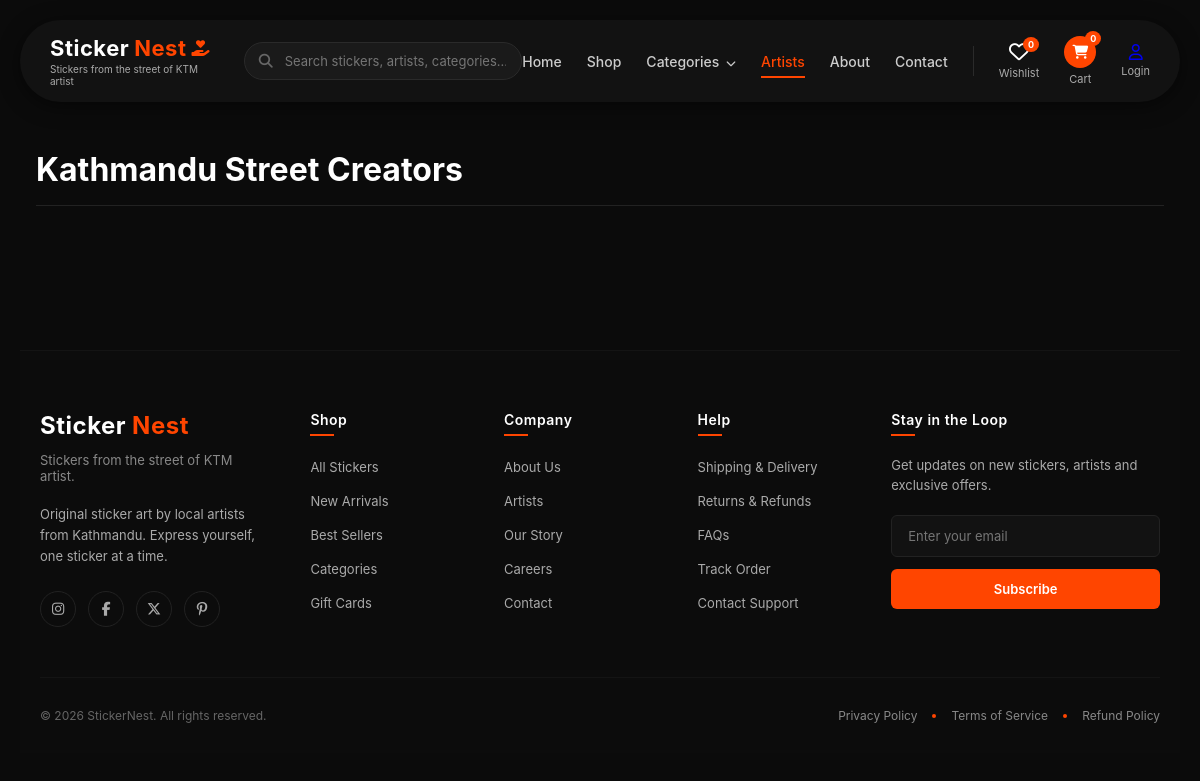
/artists, run on an earlier commit of the app's database.
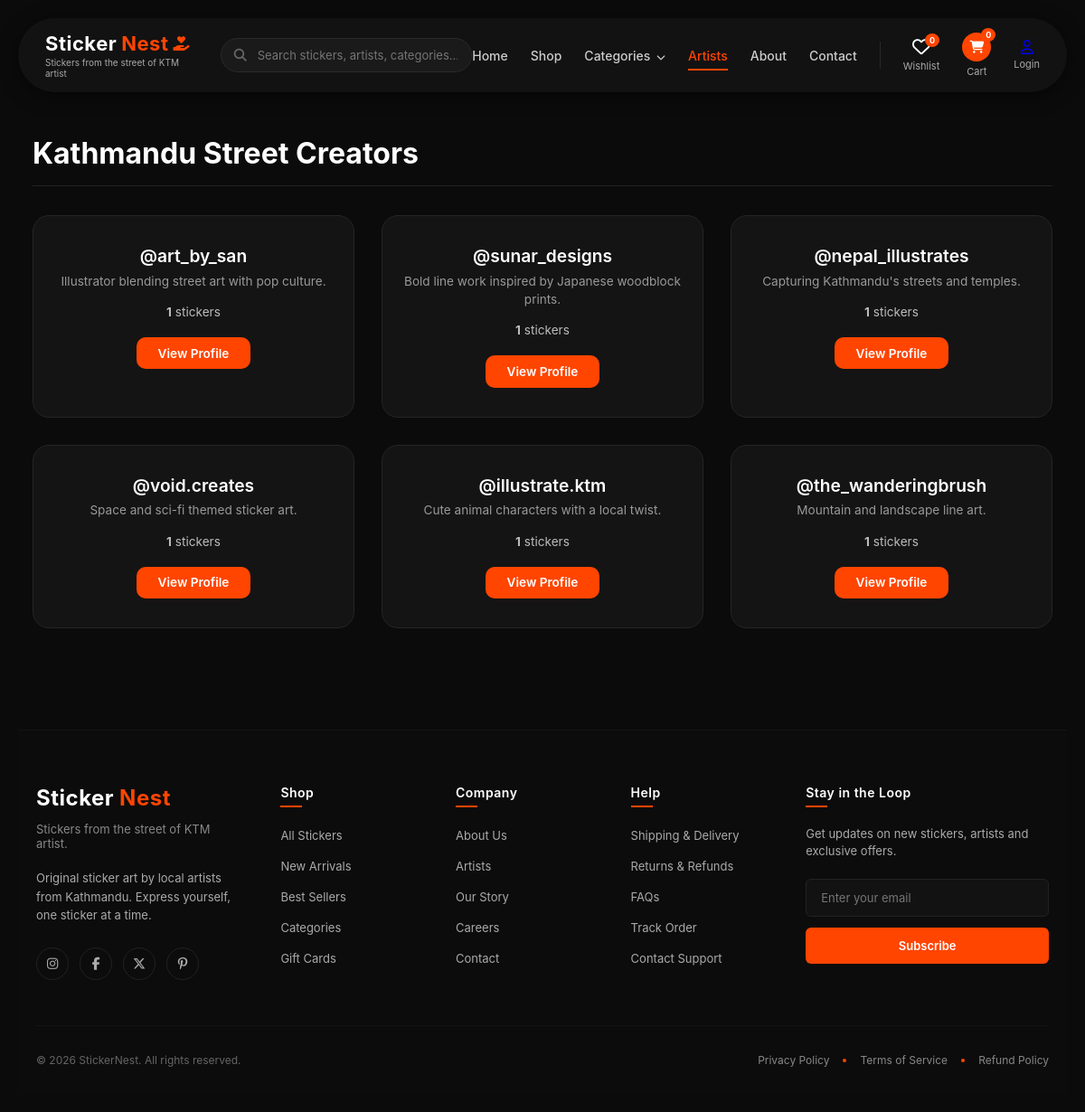
And on a later commit of the database.
### models.py (models this page shows)
class Artist(db.Model):
    id = db.Column(db.Integer, primary_key=True)
    name = db.Column(db.String(100), nullable=False)
    handle = db.Column(db.String(100))
    bio = db.Column(db.String(300))
    avatar = db.Column(db.String(200))
    stickers = db.relationship('Sticker', backref='artist', lazy=True)

### app.py (the view)
@app.route("/artists")
def artists():
    artist_list = Artist.query.all()
    return render_template("artists.html", artists=artist_list)

### app.py (called while the page is built)
@app.context_processor
def inject_categories():
    return dict(nav_categories=Category.query.all())

### templates/artists.html (shortened to what this page needs)
{% extends 'base.html' %}
{% block extra_css %}
<link rel="stylesheet" href="{{ url_for('static', filename='css/cards.css') }}">
<link rel="stylesheet" href="{{ url_for('static', filename='css/artists.css') }}">
{% endblock %}
{% block content %}
<main class="page-wrapper">
  <section class="artists-section">
    <div class="section-header">
      <h2 class="section-title">Kathmandu Street Creators</h2>
    </div>
    <div class="artists-grid">
      {% for artist in artists %}
      <div class="artist-card">
  <div class="artist-meta">
    <h3 class="artist-name">{{ artist.handle }}</h3>
    <p class="artist-bio">{{ artist.bio }}</p>
    <div class="artist-stats">
      <span class="stat-item"><strong>{{ artist.stickers | length }}</strong> stickers</span>
    </div>
    <a href="#" class="view-profile-btn">View Profile</a>
  </div>
</div>
       {% endfor %}
    </div>
  </section>
</main>
{% endblock %}

### templates/base.html (shortened to what this page needs)
<!DOCTYPE html>
<html lang="en">
<head>
    <link rel="stylesheet" href="https://cdnjs.cloudflare.com/ajax/libs/font-awesome/6.7.2/css/all.min.css">
    <link rel="stylesheet" href="{{ url_for('static', filename='css/style.css') }}">
    <link rel="stylesheet" href="{{ url_for('static', filename='css/nav.css') }}">
    <link rel="stylesheet" href="{{ url_for('static', filename='css/footer.css') }}">
    <link rel="stylesheet" href="{{ url_for('static', filename='css/flash.css') }}">
    {% block extra_css %}{% endblock %}
</head>
<body>
    {% include 'components/navbar.html' %}
    <main>
        {% block content %}{% endblock %}
    </main>
    {% include 'components/footer.html' %}
</body>

### templates/components/navbar.html (shortened to what this page needs)
<section class="header">
  <header class="navbar">
    <div class="nav-logo">
      <div class="logo-text">
        Sticker<span>Nest</span>
        <i class="fa-solid fa-hand-holding-heart logo-icon"></i>
      </div>
      <div class="logo-subtext">Stickers from the street of KTM artist</div>
    </div>
    <form class="nav-search" action="{{ url_for('search') }}" method="GET">
      <i class="fa-solid fa-magnifying-glass search-icon"></i>
      <input type="text" name="q" placeholder="Search stickers, artists, categories...">
    </form>
    <nav class="nav-links">
      <a href="{{ url_for('home') }}" class="nav-item {{ 'active' if request.endpoint == 'home' }}">Home</a>
      <a href="{{ url_for('shop') }}" class="nav-item {{ 'active' if request.endpoint == 'shop' and not request.args.get('category') }}">Shop</a>
      <div class="nav-item dropdown {{ 'active' if request.args.get('category') }}">
        <span>Categories <i class="fa-solid fa-chevron-down dropdown-arrow"></i></span>
      </div>
      <a href="{{ url_for('artists') }}" class="nav-item {{ 'active' if request.endpoint == 'artists' }}">Artists</a>
      <a href="{{ url_for('about') }}" class="nav-item {{ 'active' if request.endpoint == 'about' }}">About</a>
      <a href="{{ url_for('contact') }}" class="nav-item {{ 'active' if request.endpoint == 'contact' }}">Contact</a>
    </nav>
    <div class="nav-actions">
      <div class="action-item" id="wishlist-btn">
        <div class="icon-wrapper">
          <i class="fa-regular fa-heart"></i>
          <span class="badge">0</span>
        </div>
        <span class="action-label">Wishlist</span>
      </div>
      <div class="action-item" id="cart-btn">
        <div class="icon-wrapper cart-icon-bg">
          <i class="fa-solid fa-cart-shopping"></i>
          <span class="badge">0</span>
        </div>
        <span class="action-label">Cart</span>
      </div>
        {% if session.get("user_id") %}
    <span class="action-label">Hi, {{ session.get("user_name") }}</span>
    <a href="{{ url_for('logout') }}" class="action-item">
        <i class="fa-solid fa-right-from-bracket"></i>
        <span class="action-label">Logout</span>
    </a>
{% else %}
    <a href="{{ url_for('login') }}" class="action-item">
        <i class="fa-regular fa-user"></i>
        <span class="action-label">Login</span>
    </a>
{% endif %}
    </div>
  </header>
</section>

### templates/components/footer.html (shortened to what this page needs)
<footer class="main-footer">
  <div class="footer-container">
    <div class="footer-top">
      <div class="footer-col brand-col">
        <div class="footer-logo">
          Sticker<span>Nest</span>
        </div>
        <p class="brand-subtext">Stickers from the street of KTM artist.</p>
        <p class="brand-desc">Original sticker art by local artists from Kathmandu. Express yourself, one sticker at a time.</p>
        <div class="social-links">
          <a href="#" aria-label="Instagram"><i class="fa-brands fa-instagram"></i></a>
          <a href="#" aria-label="Facebook"><i class="fa-brands fa-facebook-f"></i></a>
          <a href="#" aria-label="Twitter"><i class="fa-brands fa-x-twitter"></i></a>
          <a href="#" aria-label="Pinterest"><i class="fa-brands fa-pinterest-p"></i></a>
        </div>
      </div>
      <div class="footer-col">
        <h3 class="col-title">Shop</h3>
        <ul class="col-links">
          <li><a href="{{ url_for('shop') }}">All Stickers</a></li>
          <li><a href="#">New Arrivals</a></li>
          <li><a href="#">Best Sellers</a></li>
          <li><a href="#">Categories</a></li>
          <li><a href="#">Gift Cards</a></li>
        </ul>
      </div>
      <div class="footer-col">
        <h3 class="col-title">Company</h3>
        <ul class="col-links">
          <li><a href="{{ url_for('about') }}">About Us</a></li>
          <li><a href="{{ url_for('artists') }}">Artists</a></li>
          <li><a href="#">Our Story</a></li>
          <li><a href="#">Careers</a></li>
          <li><a href="{{ url_for('contact') }}">Contact</a></li>
        </ul>
      </div>
      <div class="footer-col">
        <h3 class="col-title">Help</h3>
        <ul class="col-links">
          <li><a href="#">Shipping & Delivery</a></li>
          <li><a href="#">Returns & Refunds</a></li>
          <li><a href="#">FAQs</a></li>
          <li><a href="#">Track Order</a></li>
          <li><a href="#">Contact Support</a></li>
        </ul>
      </div>
      <div class="footer-col newsletter-col">
        <h3 class="col-title">Stay in the Loop</h3>
        <p class="newsletter-text">Get updates on new stickers, artists and exclusive offers.</p>
        <form class="subscribe-form" id="newsletter-form">
          <input type="email" placeholder="Enter your email" required id="newsletter-input">
          <button type="submit" class="btn-subscribe">Subscribe</button>
        </form>
      </div>
    </div>
    <div class="footer-bottom">
      <p class="copyright-text">&copy; 2026 StickerNest. All rights reserved.</p>
      <div class="legal-links">
        <a href="#">Privacy Policy</a>
        <span class="dot-separator"></span>
        <a href="#">Terms of Service</a>
        <span class="dot-separator"></span>
        <a href="#">Refund Policy</a>
      </div>
    </div>
  </div>
</footer>

### static/css/style.css (style rules this page uses)
* { margin: 0; padding: 0; box-sizing: border-box; font-family: 'Segoe UI', Tahoma, Geneva, Verdana, sans-serif; }
:root { --color-bg: #0b0b0b; --color-card-bg: #141414; --color-border: #252525; --color-accent: #ff4500; --color-accent-hover: #ff6b35; --color-text: #ffffff; --color-text-muted: #999999; }
body { background-color: var(--color-bg); padding: 20px; color: var(--color-text); }
a { text-decoration: none; }

### static/css/nav.css (style rules this page uses)
.navbar { display: flex; align-items: center; justify-content: space-between; background-color: #121212; padding: 15px 30px; border-radius: 50px; color: #ffffff; box-shadow: 0 4px 20px rgba(0, 0, 0, 0.5); }
.nav-logo { display: flex; flex-direction: column; }
.logo-text { font-size: 22px; font-weight: 700; letter-spacing: 0.5px; display: flex; align-items: center; gap: 5px; }
.logo-text span { color: #ff4500; }
.logo-icon { color: #ff4500; font-size: 16px; }
.logo-subtext { font-size: 10px; color: #aaaaaa; margin-top: 2px; }
.nav-search { position: relative; width: 280px; margin-left: 20px; }
.nav-search input { width: 100%; padding: 10px 15px 10px 40px; background-color: #1a1a1a; border: 1px solid #2a2a2a; border-radius: 20px; color: #fff; font-size: 13px; outline: none; transition: border-color 0.3s ease; }
.nav-search .search-icon { position: absolute; left: 15px; top: 50%; transform: translateY(-50%); color: #666; font-size: 14px; }
.nav-links { display: flex; align-items: center; gap: 25px; margin-left: auto; margin-right: 25px; }
.nav-item { color: #cccccc; text-decoration: none; font-size: 14px; font-weight: 500; cursor: pointer; position: relative; transition: color 0.3s ease; }
.nav-item.active { color: #ff4500; }
.nav-item.active::after { content: ''; position: absolute; bottom: -8px; left: 0; width: 100%; height: 2px; background-color: #ff4500; }
.dropdown { position: relative; cursor: pointer; white-space: nowrap; }
.dropdown-arrow { font-size: 10px; margin-left: 3px; }
.nav-actions { display: flex; align-items: center; gap: 25px; }
.action-item { display: flex; flex-direction: column; align-items: center; cursor: pointer; gap: 4px; text-decoration: none; transition: opacity 0.3s ease; }
.icon-wrapper { position: relative; font-size: 20px; display: flex; align-items: center; justify-content: center; }
.cart-icon-bg { background-color: #ff4500; color: #fff; width: 32px; height: 32px; border-radius: 50%; font-size: 14px; }
.action-label { font-size: 11px; color: #aaaaaa; }
.badge { position: absolute; top: -5px; right: -10px; background-color: #ff4500; color: white; font-size: 9px; font-weight: bold; border-radius: 50%; padding: 2px 5px; min-width: 15px; text-align: center; }
.cart-icon-bg .badge { top: -5px; right: -5px; }

### static/css/cards.css (style rules this page uses)
.page-wrapper { max-width: 1300px; margin: 0 auto; padding: 3rem 1rem; color: #ffffff; }
.section-header { display: flex; justify-content: space-between; align-items: center; margin-bottom: 2rem; border-bottom: 1px solid #222; padding-bottom: 1rem; }
.section-title { font-size: 2rem; font-weight: 700; color: #ffffff; margin: 0; }
.artist-name { color: #bdbdbd; }

### static/css/artists.css (style rules this page uses)
.artists-section { margin-bottom: 4rem; }
.artists-grid { display: grid; grid-template-columns: repeat(auto-fit, minmax(280px, 1fr)); gap: 30px; }
.artist-card { background: #141414; border: 1px solid #252525; border-radius: 18px; padding: 2rem 1.5rem; text-align: center; display: flex; flex-direction: column; align-items: center; transition: .3s ease; }
.artist-meta { width: 100%; }
.artist-name { font-size: 1.2rem; font-weight: 600; color: #ffffff; margin: 0 0 0.35rem 0; }
.artist-bio { font-size: 0.85rem; color: #999; margin: 0 0 1rem 0; line-height: 1.5; }
.artist-stats { display: flex; justify-content: center; gap: 1rem; margin-bottom: 1.25rem; font-size: 0.85rem; color: #bdbdbd; }
.view-profile-btn { background: #ff4500; color: #fff; text-decoration: none; border-radius: 10px; padding: .6rem 1.5rem; font-size: .85rem; font-weight: 600; transition: .3s ease; display: inline-block; }

What changed in the data, as far as the page shows it:
added Artist: handle "@art_by_san", bio "Illustrator blending street art with pop culture.", stickers|length "1"
added Artist: handle "@sunar_designs", bio "Bold line work inspired by Japanese woodblock prints.", stickers|length "1"
added Artist: handle "@nepal_illustrates", bio "Capturing Kathmandu's streets and temples.", stickers|length "1"
added Artist: handle "@void.creates", bio "Space and sci-fi themed sticker art.", stickers|length "1"
added Artist: handle "@illustrate.ktm", bio "Cute animal characters with a local twist.", stickers|length "1"
added Artist: handle "@the_wanderingbrush", bio "Mountain and landscape line art.", stickers|length "1"
